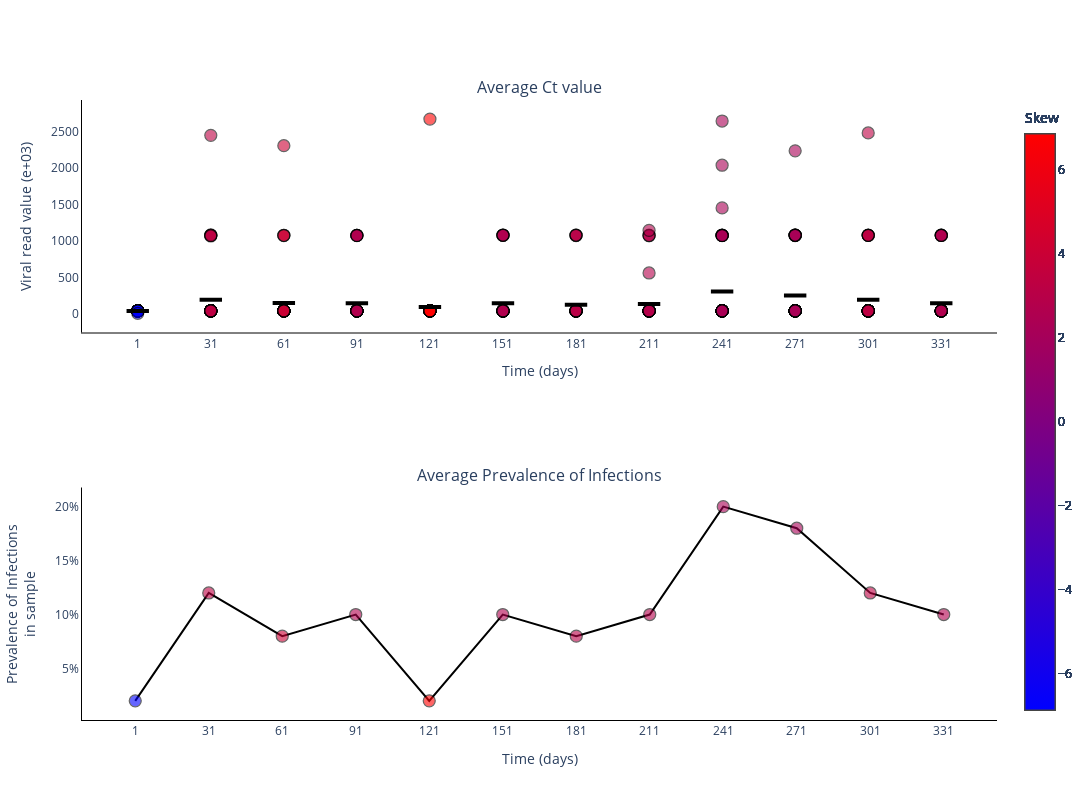

This figure's notebook cell:
### Markdown cell above
### Plot Ct values for different experiments

### Code cell
fig = go.Figure()
fig = make_subplots(rows=2, cols=1, subplot_titles=('Average Ct value', 'Average Prevalence of Infections'))

skews = skew(vr_values[0, :, :], axis=1)
print(skews)

for _ in range(sample_size):
    fig.add_trace(
        go.Scatter(
            y=vr_values[0, :, _].tolist(),
            x=sample_points,
            mode='markers',
            name='Average Ct value',
            marker_line=dict(width=1.25, color='black'),
            marker_color=skews,
            marker_colorscale='BlueRed',
            marker_colorbar_title=dict(
                text='Skew',
                side='top'),
            marker_size=12,
            marker_opacity=0.6,
            marker_showscale=True,
            showlegend=False,
        ),
        row=1,
        col=1
    )

fig.add_trace(
    go.Scatter(
        y=np.mean(vr_values[0, :, :], axis=1).tolist(),
        x=sample_points,
        mode='markers',
        name='Median Ct value',
        marker_color='black',
        marker_line=dict(width=4, color='black'),
        marker_symbol='line-ew',
        marker_size=16,
        showlegend=False,
    ),
    row=1,
    col=1
)

fig.add_trace(
    go.Scatter(
        y=(infec[0, :]/sample_size).tolist(),
        x=sample_points,
        mode='lines+markers',
        connectgaps=True,
        name='Average Prevalence of Infections',
        marker_line=dict(width=1.25, color='black'),
        marker_color=skews,
        marker_colorscale='BlueRed',
        marker_colorbar_title=dict(
            text='Skew',
            side='top'),
        marker_opacity=0.6,
        marker_size=12,
        marker_showscale=True,
        line_color='black',
        showlegend=False,
    ),
    row=2,
    col=1
)

# Add axis labels
fig.update_layout(
    width=1100, 
    height=800,
    plot_bgcolor='white',
    xaxis=dict(
        linecolor='black',
        tickvals=sample_points.tolist(),
        title = 'Time (days)'
        ),
    yaxis=dict(
        linecolor='black',
        title = 'Viral read value (e+03)'),
    xaxis2=dict(
        linecolor='black',
        tickvals=sample_points.tolist(),
        title = 'Time (days)'
        ),
    yaxis2=dict(
        linecolor='black',
        tickformat = '.0%',
        title = 'Prevalence of Infections<br>in sample')
    #legend=dict(
    #    orientation="h",
    #    yanchor="bottom",
    #    y=1.02,
    #    xanchor="right",
    #    x=1
    #)
    )

fig.write_image('images/Viral_read_values-HPV.pdf')
fig.show()

### Figure 1 — Plotly figure (JSON) as saved in the notebook; plotly's stock layout.template omitted (floating-point values rounded to 4 significant figures)
{"data": [{"marker": {"color": [-6.857, 3.302, 4.046, 2.667, 6.857, 2.667, 3.096, 2.87, 2.264, 2.253, 3.334, 2.667], "colorbar": {"title": {"side": "top", "text": "Skew"}}, "colorscale": [[0, "rgb(0,0,255)"], [1, "rgb(255,0,0)"]], "line": {"color": "black", "width": 1.25}, "opacity": 0.6, "showscale": true, "size": 12}, "mode": "markers", "name": "Average Ct value", "showlegend": false, "type": "scatter", "x": [1, 31, 61, 91, 121, 151, 181, 211, 241, 271, 301, 331], "xaxis": "x", "y": [40, 40, 40, 40, 40, 40, 40, 40, 40, 40, 40, 40], "yaxis": "y"}, {"marker": {"color": [-6.857, 3.302, 4.046, 2.667, 6.857, 2.667, 3.096, 2.87, 2.264, 2.253, 3.334, 2.667], "colorbar": {"title": {"side": "top", "text": "Skew"}}, "colorscale": [[0, "rgb(0,0,255)"], [1, "rgb(255,0,0)"]], "line": {"color": "black", "width": 1.25}, "opacity": 0.6, "showscale": true, "size": 12}, "mode": "markers", "name": "Average Ct value", "showlegend": false, "type": "scatter", "x": [1, 31, 61, 91, 121, 151, 181, 211, 241, 271, 301, 331], "xaxis": "x", "y": [40, 40, 40, 40, 40, 40, 40, 40, 40, 40, 40, 40], "yaxis": "y"}, {"marker": {"color": [-6.857, 3.302, 4.046, 2.667, 6.857, 2.667, 3.096, 2.87, 2.264, 2.253, 3.334, 2.667], "colorbar": {"title": {"side": "top", "text": "Skew"}}, "colorscale": [[0, "rgb(0,0,255)"], [1, "rgb(255,0,0)"]], "line": {"color": "black", "width": 1.25}, "opacity": 0.6, "showscale": true, "size": 12}, "mode": "markers", "name": "Average Ct value", "showlegend": false, "type": "scatter", "x": [1, 31, 61, 91, 121, 151, 181, 211, 241, 271, 301, 331], "xaxis": "x", "y": [40, 40, 40, 40, 40, 40, 40, 40, 40, 40, 40, 40], "yaxis": "y"}, {"marker": {"color": [-6.857, 3.302, 4.046, 2.667, 6.857, 2.667, 3.096, 2.87, 2.264, 2.253, 3.334, 2.667], "colorbar": {"title": {"side": "top", "text": "Skew"}}, "colorscale": [[0, "rgb(0,0,255)"], [1, "rgb(255,0,0)"]], "line": {"color": "black", "width": 1.25}, "opacity": 0.6, "showscale": true, "size": 12}, "mode": "markers", "name": "Average Ct value", "showlegend": false, "type": "scatter", "x": [1, 31, 61, 91, 121, 151, 181, 211, 241, 271, 301, 331], "xaxis": "x", "y": [40, 40, 40, 40, 40, 40, 40, 40, 40, 40, 40, 40], "yaxis": "y"}, {"marker": {"color": [-6.857, 3.302, 4.046, 2.667, 6.857, 2.667, 3.096, 2.87, 2.264, 2.253, 3.334, 2.667], "colorbar": {"title": {"side": "top", "text": "Skew"}}, "colorscale": [[0, "rgb(0,0,255)"], [1, "rgb(255,0,0)"]], "line": {"color": "black", "width": 1.25}, "opacity": 0.6, "showscale": true, "size": 12}, "mode": "markers", "name": "Average Ct value", "showlegend": false, "type": "scatter", "x": [1, 31, 61, 91, 121, 151, 181, 211, 241, 271, 301, 331], "xaxis": "x", "y": [40, 40, 40, 40, 40, 40, 40, 40, 40, 40, 40, 40], "yaxis": "y"}, {"marker": {"color": [-6.857, 3.302, 4.046, 2.667, 6.857, 2.667, 3.096, 2.87, 2.264, 2.253, 3.334, 2.667], "colorbar": {"title": {"side": "top", "text": "Skew"}}, "colorscale": [[0, "rgb(0,0,255)"], [1, "rgb(255,0,0)"]], "line": {"color": "black", "width": 1.25}, "opacity": 0.6, "showscale": true, "size": 12}, "mode": "markers", "name": "Average Ct value", "showlegend": false, "type": "scatter", "x": [1, 31, 61, 91, 121, 151, 181, 211, 241, 271, 301, 331], "xaxis": "x", "y": [40, 40, 40, 40, 40, 40, 40, 40, 40, 40, 40, 40], "yaxis": "y"}, {"marker": {"color": [-6.857, 3.302, 4.046, 2.667, 6.857, 2.667, 3.096, 2.87, 2.264, 2.253, 3.334, 2.667], "colorbar": {"title": {"side": "top", "text": "Skew"}}, "colorscale": [[0, "rgb(0,0,255)"], [1, "rgb(255,0,0)"]], "line": {"color": "black", "width": 1.25}, "opacity": 0.6, "showscale": true, "size": 12}, "mode": "markers", "name": "Average Ct value", "showlegend": false, "type": "scatter", "x": [1, 31, 61, 91, 121, 151, 181, 211, 241, 271, 301, 331], "xaxis": "x", "y": [40, 40, 40, 40, 40, 40, 40, 40, 40, 40, 40, 40], "yaxis": "y"}, {"marker": {"color": [-6.857, 3.302, 4.046, 2.667, 6.857, 2.667, 3.096, 2.87, 2.264, 2.253, 3.334, 2.667], "colorbar": {"title": {"side": "top", "text": "Skew"}}, "colorscale": [[0, "rgb(0,0,255)"], [1, "rgb(255,0,0)"]], "line": {"color": "black", "width": 1.25}, "opacity": 0.6, "showscale": true, "size": 12}, "mode": "markers", "name": "Average Ct value", "showlegend": false, "type": "scatter", "x": [1, 31, 61, 91, 121, 151, 181, 211, 241, 271, 301, 331], "xaxis": "x", "y": [40, 40, 40, 40, 40, 40, 40, 40, 40, 40, 40, 40], "yaxis": "y"}, {"marker": {"color": [-6.857, 3.302, 4.046, 2.667, 6.857, 2.667, 3.096, 2.87, 2.264, 2.253, 3.334, 2.667], "colorbar": {"title": {"side": "top", "text": "Skew"}}, "colorscale": [[0, "rgb(0,0,255)"], [1, "rgb(255,0,0)"]], "line": {"color": "black", "width": 1.25}, "opacity": 0.6, "showscale": true, "size": 12}, "mode": "markers", "name": "Average Ct value", "showlegend": false, "type": "scatter", "x": [1, 31, 61, 91, 121, 151, 181, 211, 241, 271, 301, 331], "xaxis": "x", "y": [40, 40, 40, 40, 40, 40, 40, 40, 40, 40, 40, 40], "yaxis": "y"}, {"marker": {"color": [-6.857, 3.302, 4.046, 2.667, 6.857, 2.667, 3.096, 2.87, 2.264, 2.253, 3.334, 2.667], "colorbar": {"title": {"side": "top", "text": "Skew"}}, "colorscale": [[0, "rgb(0,0,255)"], [1, "rgb(255,0,0)"]], "line": {"color": "black", "width": 1.25}, "opacity": 0.6, "showscale": true, "size": 12}, "mode": "markers", "name": "Average Ct value", "showlegend": false, "type": "scatter", "x": [1, 31, 61, 91, 121, 151, 181, 211, 241, 271, 301, 331], "xaxis": "x", "y": [40, 40, 40, 40, 40, 40, 40, 40, 40, 40, 40, 40], "yaxis": "y"}, {"marker": {"color": [-6.857, 3.302, 4.046, 2.667, 6.857, 2.667, 3.096, 2.87, 2.264, 2.253, 3.334, 2.667], "colorbar": {"title": {"side": "top", "text": "Skew"}}, "colorscale": [[0, "rgb(0,0,255)"], [1, "rgb(255,0,0)"]], "line": {"color": "black", "width": 1.25}, "opacity": 0.6, "showscale": true, "size": 12}, "mode": "markers", "name": "Average Ct value", "showlegend": false, "type": "scatter", "x": [1, 31, 61, 91, 121, 151, 181, 211, 241, 271, 301, 331], "xaxis": "x", "y": [40, 40, 40, 40, 40, 40, 40, 40, 40, 40, 40, 40], "yaxis": "y"}, {"marker": {"color": [-6.857, 3.302, 4.046, 2.667, 6.857, 2.667, 3.096, 2.87, 2.264, 2.253, 3.334, 2.667], "colorbar": {"title": {"side": "top", "text": "Skew"}}, "colorscale": [[0, "rgb(0,0,255)"], [1, "rgb(255,0,0)"]], "line": {"color": "black", "width": 1.25}, "opacity": 0.6, "showscale": true, "size": 12}, "mode": "markers", "name": "Average Ct value", "showlegend": false, "type": "scatter", "x": [1, 31, 61, 91, 121, 151, 181, 211, 241, 271, 301, 331], "xaxis": "x", "y": [40, 40, 40, 40, 40, 40, 40, 40, 40, 40, 40, 40], "yaxis": "y"}, {"marker": {"color": [-6.857, 3.302, 4.046, 2.667, 6.857, 2.667, 3.096, 2.87, 2.264, 2.253, 3.334, 2.667], "colorbar": {"title": {"side": "top", "text": "Skew"}}, "colorscale": [[0, "rgb(0,0,255)"], [1, "rgb(255,0,0)"]], "line": {"color": "black", "width": 1.25}, "opacity": 0.6, "showscale": true, "size": 12}, "mode": "markers", "name": "Average Ct value", "showlegend": false, "type": "scatter", "x": [1, 31, 61, 91, 121, 151, 181, 211, 241, 271, 301, 331], "xaxis": "x", "y": [40, 40, 40, 40, 40, 40, 40, 40, 40, 40, 40, 40], "yaxis": "y"}, {"marker": {"color": [-6.857, 3.302, 4.046, 2.667, 6.857, 2.667, 3.096, 2.87, 2.264, 2.253, 3.334, 2.667], "colorbar": {"title": {"side": "top", "text": "Skew"}}, "colorscale": [[0, "rgb(0,0,255)"], [1, "rgb(255,0,0)"]], "line": {"color": "black", "width": 1.25}, "opacity": 0.6, "showscale": true, "size": 12}, "mode": "markers", "name": "Average Ct value", "showlegend": false, "type": "scatter", "x": [1, 31, 61, 91, 121, 151, 181, 211, 241, 271, 301, 331], "xaxis": "x", "y": [40, 40, 40, 40, 40, 40, 40, 40, 40, 40, 40, 40], "yaxis": "y"}, {"marker": {"color": [-6.857, 3.302, 4.046, 2.667, 6.857, 2.667, 3.096, 2.87, 2.264, 2.253, 3.334, 2.667], "colorbar": {"title": {"side": "top", "text": "Skew"}}, "colorscale": [[0, "rgb(0,0,255)"], [1, "rgb(255,0,0)"]], "line": {"color": "black", "width": 1.25}, "opacity": 0.6, "showscale": true, "size": 12}, "mode": "markers", "name": "Average Ct value", "showlegend": false, "type": "scatter", "x": [1, 31, 61, 91, 121, 151, 181, 211, 241, 271, 301, 331], "xaxis": "x", "y": [40, 40, 40, 40, 40, 40, 40, 40, 40, 40, 40, 40], "yaxis": "y"}, {"marker": {"color": [-6.857, 3.302, 4.046, 2.667, 6.857, 2.667, 3.096, 2.87, 2.264, 2.253, 3.334, 2.667], "colorbar": {"title": {"side": "top", "text": "Skew"}}, "colorscale": [[0, "rgb(0,0,255)"], [1, "rgb(255,0,0)"]], "line": {"color": "black", "width": 1.25}, "opacity": 0.6, "showscale": true, "size": 12}, "mode": "markers", "name": "Average Ct value", "showlegend": false, "type": "scatter", "x": [1, 31, 61, 91, 121, 151, 181, 211, 241, 271, 301, 331], "xaxis": "x", "y": [40, 40, 40, 40, 40, 40, 40, 40, 40, 40, 40, 40], "yaxis": "y"}, {"marker": {"color": [-6.857, 3.302, 4.046, 2.667, 6.857, 2.667, 3.096, 2.87, 2.264, 2.253, 3.334, 2.667], "colorbar": {"title": {"side": "top", "text": "Skew"}}, "colorscale": [[0, "rgb(0,0,255)"], [1, "rgb(255,0,0)"]], "line": {"color": "black", "width": 1.25}, "opacity": 0.6, "showscale": true, "size": 12}, "mode": "markers", "name": "Average Ct value", "showlegend": false, "type": "scatter", "x": [1, 31, 61, 91, 121, 151, 181, 211, 241, 271, 301, 331], "xaxis": "x", "y": [40, 40, 40, 40, 40, 40, 40, 40, 40, 40, 40, 40], "yaxis": "y"}, {"marker": {"color": [-6.857, 3.302, 4.046, 2.667, 6.857, 2.667, 3.096, 2.87, 2.264, 2.253, 3.334, 2.667], "colorbar": {"title": {"side": "top", "text": "Skew"}}, "colorscale": [[0, "rgb(0,0,255)"], [1, "rgb(255,0,0)"]], "line": {"color": "black", "width": 1.25}, "opacity": 0.6, "showscale": true, "size": 12}, "mode": "markers", "name": "Average Ct value", "showlegend": false, "type": "scatter", "x": [1, 31, 61, 91, 121, 151, 181, 211, 241, 271, 301, 331], "xaxis": "x", "y": [40, 40, 40, 40, 40, 40, 40, 40, 40, 40, 40, 40], "yaxis": "y"}, {"marker": {"color": [-6.857, 3.302, 4.046, 2.667, 6.857, 2.667, 3.096, 2.87, 2.264, 2.253, 3.334, 2.667], "colorbar": {"title": {"side": "top", "text": "Skew"}}, "colorscale": [[0, "rgb(0,0,255)"], [1, "rgb(255,0,0)"]], "line": {"color": "black", "width": 1.25}, "opacity": 0.6, "showscale": true, "size": 12}, "mode": "markers", "name": "Average Ct value", "showlegend": false, "type": "scatter", "x": [1, 31, 61, 91, 121, 151, 181, 211, 241, 271, 301, 331], "xaxis": "x", "y": [40, 40, 40, 40, 40, 40, 40, 40, 40, 40, 40, 40], "yaxis": "y"}, {"marker": {"color": [-6.857, 3.302, 4.046, 2.667, 6.857, 2.667, 3.096, 2.87, 2.264, 2.253, 3.334, 2.667], "colorbar": {"title": {"side": "top", "text": "Skew"}}, "colorscale": [[0, "rgb(0,0,255)"], [1, "rgb(255,0,0)"]], "line": {"color": "black", "width": 1.25}, "opacity": 0.6, "showscale": true, "size": 12}, "mode": "markers", "name": "Average Ct value", "showlegend": false, "type": "scatter", "x": [1, 31, 61, 91, 121, 151, 181, 211, 241, 271, 301, 331], "xaxis": "x", "y": [40, 40, 40, 40, 40, 40, 40, 40, 40, 40, 40, 40], "yaxis": "y"}, {"marker": {"color": [-6.857, 3.302, 4.046, 2.667, 6.857, 2.667, 3.096, 2.87, 2.264, 2.253, 3.334, 2.667], "colorbar": {"title": {"side": "top", "text": "Skew"}}, "colorscale": [[0, "rgb(0,0,255)"], [1, "rgb(255,0,0)"]], "line": {"color": "black", "width": 1.25}, "opacity": 0.6, "showscale": true, "size": 12}, "mode": "markers", "name": "Average Ct value", "showlegend": false, "type": "scatter", "x": [1, 31, 61, 91, 121, 151, 181, 211, 241, 271, 301, 331], "xaxis": "x", "y": [40, 40, 40, 40, 40, 40, 40, 40, 40, 40, 40, 40], "yaxis": "y"}, {"marker": {"color": [-6.857, 3.302, 4.046, 2.667, 6.857, 2.667, 3.096, 2.87, 2.264, 2.253, 3.334, 2.667], "colorbar": {"title": {"side": "top", "text": "Skew"}}, "colorscale": [[0, "rgb(0,0,255)"], [1, "rgb(255,0,0)"]], "line": {"color": "black", "width": 1.25}, "opacity": 0.6, "showscale": true, "size": 12}, "mode": "markers", "name": "Average Ct value", "showlegend": false, "type": "scatter", "x": [1, 31, 61, 91, 121, 151, 181, 211, 241, 271, 301, 331], "xaxis": "x", "y": [40, 40, 40, 40, 40, 40, 40, 40, 40, 40, 40, 40], "yaxis": "y"}, {"marker": {"color": [-6.857, 3.302, 4.046, 2.667, 6.857, 2.667, 3.096, 2.87, 2.264, 2.253, 3.334, 2.667], "colorbar": {"title": {"side": "top", "text": "Skew"}}, "colorscale": [[0, "rgb(0,0,255)"], [1, "rgb(255,0,0)"]], "line": {"color": "black", "width": 1.25}, "opacity": 0.6, "showscale": true, "size": 12}, "mode": "markers", "name": "Average Ct value", "showlegend": false, "type": "scatter", "x": [1, 31, 61, 91, 121, 151, 181, 211, 241, 271, 301, 331], "xaxis": "x", "y": [40, 40, 40, 40, 40, 40, 40, 40, 40, 40, 40, 40], "yaxis": "y"}, {"marker": {"color": [-6.857, 3.302, 4.046, 2.667, 6.857, 2.667, 3.096, 2.87, 2.264, 2.253, 3.334, 2.667], "colorbar": {"title": {"side": "top", "text": "Skew"}}, "colorscale": [[0, "rgb(0,0,255)"], [1, "rgb(255,0,0)"]], "line": {"color": "black", "width": 1.25}, "opacity": 0.6, "showscale": true, "size": 12}, "mode": "markers", "name": "Average Ct value", "showlegend": false, "type": "scatter", "x": [1, 31, 61, 91, 121, 151, 181, 211, 241, 271, 301, 331], "xaxis": "x", "y": [40, 40, 40, 40, 40, 40, 40, 40, 40, 40, 40, 40], "yaxis": "y"}, {"marker": {"color": [-6.857, 3.302, 4.046, 2.667, 6.857, 2.667, 3.096, 2.87, 2.264, 2.253, 3.334, 2.667], "colorbar": {"title": {"side": "top", "text": "Skew"}}, "colorscale": [[0, "rgb(0,0,255)"], [1, "rgb(255,0,0)"]], "line": {"color": "black", "width": 1.25}, "opacity": 0.6, "showscale": true, "size": 12}, "mode": "markers", "name": "Average Ct value", "showlegend": false, "type": "scatter", "x": [1, 31, 61, 91, 121, 151, 181, 211, 241, 271, 301, 331], "xaxis": "x", "y": [40, 40, 40, 40, 40, 40, 40, 40, 40, 40, 40, 40], "yaxis": "y"}, {"marker": {"color": [-6.857, 3.302, 4.046, 2.667, 6.857, 2.667, 3.096, 2.87, 2.264, 2.253, 3.334, 2.667], "colorbar": {"title": {"side": "top", "text": "Skew"}}, "colorscale": [[0, "rgb(0,0,255)"], [1, "rgb(255,0,0)"]], "line": {"color": "black", "width": 1.25}, "opacity": 0.6, "showscale": true, "size": 12}, "mode": "markers", "name": "Average Ct value", "showlegend": false, "type": "scatter", "x": [1, 31, 61, 91, 121, 151, 181, 211, 241, 271, 301, 331], "xaxis": "x", "y": [40, 40, 40, 40, 40, 40, 40, 40, 40, 40, 40, 40], "yaxis": "y"}, {"marker": {"color": [-6.857, 3.302, 4.046, 2.667, 6.857, 2.667, 3.096, 2.87, 2.264, 2.253, 3.334, 2.667], "colorbar": {"title": {"side": "top", "text": "Skew"}}, "colorscale": [[0, "rgb(0,0,255)"], [1, "rgb(255,0,0)"]], "line": {"color": "black", "width": 1.25}, "opacity": 0.6, "showscale": true, "size": 12}, "mode": "markers", "name": "Average Ct value", "showlegend": false, "type": "scatter", "x": [1, 31, 61, 91, 121, 151, 181, 211, 241, 271, 301, 331], "xaxis": "x", "y": [40, 40, 40, 40, 40, 40, 40, 40, 40, 40, 40, 40], "yaxis": "y"}, {"marker": {"color": [-6.857, 3.302, 4.046, 2.667, 6.857, 2.667, 3.096, 2.87, 2.264, 2.253, 3.334, 2.667], "colorbar": {"title": {"side": "top", "text": "Skew"}}, "colorscale": [[0, "rgb(0,0,255)"], [1, "rgb(255,0,0)"]], "line": {"color": "black", "width": 1.25}, "opacity": 0.6, "showscale": true, "size": 12}, "mode": "markers", "name": "Average Ct value", "showlegend": false, "type": "scatter", "x": [1, 31, 61, 91, 121, 151, 181, 211, 241, 271, 301, 331], "xaxis": "x", "y": [40, 40, 40, 40, 40, 40, 40, 40, 40, 40, 40, 40], "yaxis": "y"}, {"marker": {"color": [-6.857, 3.302, 4.046, 2.667, 6.857, 2.667, 3.096, 2.87, 2.264, 2.253, 3.334, 2.667], "colorbar": {"title": {"side": "top", "text": "Skew"}}, "colorscale": [[0, "rgb(0,0,255)"], [1, "rgb(255,0,0)"]], "line": {"color": "black", "width": 1.25}, "opacity": 0.6, "showscale": true, "size": 12}, "mode": "markers", "name": "Average Ct value", "showlegend": false, "type": "scatter", "x": [1, 31, 61, 91, 121, 151, 181, 211, 241, 271, 301, 331], "xaxis": "x", "y": [40, 40, 40, 40, 40, 40, 40, 40, 40, 40, 40, 40], "yaxis": "y"}, {"marker": {"color": [-6.857, 3.302, 4.046, 2.667, 6.857, 2.667, 3.096, 2.87, 2.264, 2.253, 3.334, 2.667], "colorbar": {"title": {"side": "top", "text": "Skew"}}, "colorscale": [[0, "rgb(0,0,255)"], [1, "rgb(255,0,0)"]], "line": {"color": "black", "width": 1.25}, "opacity": 0.6, "showscale": true, "size": 12}, "mode": "markers", "name": "Average Ct value", "showlegend": false, "type": "scatter", "x": [1, 31, 61, 91, 121, 151, 181, 211, 241, 271, 301, 331], "xaxis": "x", "y": [40, 40, 40, 40, 40, 40, 40, 40, 40, 40, 40, 40], "yaxis": "y"}, {"marker": {"color": [-6.857, 3.302, 4.046, 2.667, 6.857, 2.667, 3.096, 2.87, 2.264, 2.253, 3.334, 2.667], "colorbar": {"title": {"side": "top", "text": "Skew"}}, "colorscale": [[0, "rgb(0,0,255)"], [1, "rgb(255,0,0)"]], "line": {"color": "black", "width": 1.25}, "opacity": 0.6, "showscale": true, "size": 12}, "mode": "markers", "name": "Average Ct value", "showlegend": false, "type": "scatter", "x": [1, 31, 61, 91, 121, 151, 181, 211, 241, 271, 301, 331], "xaxis": "x", "y": [40, 40, 40, 40, 40, 40, 40, 40, 40, 40, 40, 40], "yaxis": "y"}, {"marker": {"color": [-6.857, 3.302, 4.046, 2.667, 6.857, 2.667, 3.096, 2.87, 2.264, 2.253, 3.334, 2.667], "colorbar": {"title": {"side": "top", "text": "Skew"}}, "colorscale": [[0, "rgb(0,0,255)"], [1, "rgb(255,0,0)"]], "line": {"color": "black", "width": 1.25}, "opacity": 0.6, "showscale": true, "size": 12}, "mode": "markers", "name": "Average Ct value", "showlegend": false, "type": "scatter", "x": [1, 31, 61, 91, 121, 151, 181, 211, 241, 271, 301, 331], "xaxis": "x", "y": [40, 40, 40, 40, 40, 40, 40, 40, 40, 40, 40, 40], "yaxis": "y"}, {"marker": {"color": [-6.857, 3.302, 4.046, 2.667, 6.857, 2.667, 3.096, 2.87, 2.264, 2.253, 3.334, 2.667], "colorbar": {"title": {"side": "top", "text": "Skew"}}, "colorscale": [[0, "rgb(0,0,255)"], [1, "rgb(255,0,0)"]], "line": {"color": "black", "width": 1.25}, "opacity": 0.6, "showscale": true, "size": 12}, "mode": "markers", "name": "Average Ct value", "showlegend": false, "type": "scatter", "x": [1, 31, 61, 91, 121, 151, 181, 211, 241, 271, 301, 331], "xaxis": "x", "y": [40, 40, 40, 40, 40, 40, 40, 40, 40, 40, 40, 40], "yaxis": "y"}, {"marker": {"color": [-6.857, 3.302, 4.046, 2.667, 6.857, 2.667, 3.096, 2.87, 2.264, 2.253, 3.334, 2.667], "colorbar": {"title": {"side": "top", "text": "Skew"}}, "colorscale": [[0, "rgb(0,0,255)"], [1, "rgb(255,0,0)"]], "line": {"color": "black", "width": 1.25}, "opacity": 0.6, "showscale": true, "size": 12}, "mode": "markers", "name": "Average Ct value", "showlegend": false, "type": "scatter", "x": [1, 31, 61, 91, 121, 151, 181, 211, 241, 271, 301, 331], "xaxis": "x", "y": [40, 40, 40, 40, 40, 40, 40, 40, 40, 40, 40, 40], "yaxis": "y"}, {"marker": {"color": [-6.857, 3.302, 4.046, 2.667, 6.857, 2.667, 3.096, 2.87, 2.264, 2.253, 3.334, 2.667], "colorbar": {"title": {"side": "top", "text": "Skew"}}, "colorscale": [[0, "rgb(0,0,255)"], [1, "rgb(255,0,0)"]], "line": {"color": "black", "width": 1.25}, "opacity": 0.6, "showscale": true, "size": 12}, "mode": "markers", "name": "Average Ct value", "showlegend": false, "type": "scatter", "x": [1, 31, 61, 91, 121, 151, 181, 211, 241, 271, 301, 331], "xaxis": "x", "y": [40, 40, 40, 40, 40, 40, 40, 40, 40, 40, 40, 40], "yaxis": "y"}, {"marker": {"color": [-6.857, 3.302, 4.046, 2.667, 6.857, 2.667, 3.096, 2.87, 2.264, 2.253, 3.334, 2.667], "colorbar": {"title": {"side": "top", "text": "Skew"}}, "colorscale": [[0, "rgb(0,0,255)"], [1, "rgb(255,0,0)"]], "line": {"color": "black", "width": 1.25}, "opacity": 0.6, "showscale": true, "size": 12}, "mode": "markers", "name": "Average Ct value", "showlegend": false, "type": "scatter", "x": [1, 31, 61, 91, 121, 151, 181, 211, 241, 271, 301, 331], "xaxis": "x", "y": [40, 40, 40, 40, 40, 40, 40, 40, 40, 40, 40, 40], "yaxis": "y"}, {"marker": {"color": [-6.857, 3.302, 4.046, 2.667, 6.857, 2.667, 3.096, 2.87, 2.264, 2.253, 3.334, 2.667], "colorbar": {"title": {"side": "top", "text": "Skew"}}, "colorscale": [[0, "rgb(0,0,255)"], [1, "rgb(255,0,0)"]], "line": {"color": "black", "width": 1.25}, "opacity": 0.6, "showscale": true, "size": 12}, "mode": "markers", "name": "Average Ct value", "showlegend": false, "type": "scatter", "x": [1, 31, 61, 91, 121, 151, 181, 211, 241, 271, 301, 331], "xaxis": "x", "y": [40, 40, 40, 40, 40, 40, 40, 40, 40, 40, 40, 40], "yaxis": "y"}, {"marker": {"color": [-6.857, 3.302, 4.046, 2.667, 6.857, 2.667, 3.096, 2.87, 2.264, 2.253, 3.334, 2.667], "colorbar": {"title": {"side": "top", "text": "Skew"}}, "colorscale": [[0, "rgb(0,0,255)"], [1, "rgb(255,0,0)"]], "line": {"color": "black", "width": 1.25}, "opacity": 0.6, "showscale": true, "size": 12}, "mode": "markers", "name": "Average Ct value", "showlegend": false, "type": "scatter", "x": [1, 31, 61, 91, 121, 151, 181, 211, 241, 271, 301, 331], "xaxis": "x", "y": [40, 40, 40, 40, 40, 40, 40, 40, 40, 40, 40, 40], "yaxis": "y"}, {"marker": {"color": [-6.857, 3.302, 4.046, 2.667, 6.857, 2.667, 3.096, 2.87, 2.264, 2.253, 3.334, 2.667], "colorbar": {"title": {"side": "top", "text": "Skew"}}, "colorscale": [[0, "rgb(0,0,255)"], [1, "rgb(255,0,0)"]], "line": {"color": "black", "width": 1.25}, "opacity": 0.6, "showscale": true, "size": 12}, "mode": "markers", "name": "Average Ct value", "showlegend": false, "type": "scatter", "x": [1, 31, 61, 91, 121, 151, 181, 211, 241, 271, 301, 331], "xaxis": "x", "y": [40, 40, 40, 40, 40, 40, 40, 40, 40, 40, 40, 40], "yaxis": "y"}, {"marker": {"color": [-6.857, 3.302, 4.046, 2.667, 6.857, 2.667, 3.096, 2.87, 2.264, 2.253, 3.334, 2.667], "colorbar": {"title": {"side": "top", "text": "Skew"}}, "colorscale": [[0, "rgb(0,0,255)"], [1, "rgb(255,0,0)"]], "line": {"color": "black", "width": 1.25}, "opacity": 0.6, "showscale": true, "size": 12}, "mode": "markers", "name": "Average Ct value", "showlegend": false, "type": "scatter", "x": [1, 31, 61, 91, 121, 151, 181, 211, 241, 271, 301, 331], "xaxis": "x", "y": [40, 40, 40, 40, 40, 40, 40, 40, 40, 40, 40, 40], "yaxis": "y"}, {"marker": {"color": [-6.857, 3.302, 4.046, 2.667, 6.857, 2.667, 3.096, 2.87, 2.264, 2.253, 3.334, 2.667], "colorbar": {"title": {"side": "top", "text": "Skew"}}, "colorscale": [[0, "rgb(0,0,255)"], [1, "rgb(255,0,0)"]], "line": {"color": "black", "width": 1.25}, "opacity": 0.6, "showscale": true, "size": 12}, "mode": "markers", "name": "Average Ct value", "showlegend": false, "type": "scatter", "x": [1, 31, 61, 91, 121, 151, 181, 211, 241, 271, 301, 331], "xaxis": "x", "y": [40, 40, 40, 40, 40, 40, 40, 40, 1076.0, 40, 40, 40], "yaxis": "y"}, {"marker": {"color": [-6.857, 3.302, 4.046, 2.667, 6.857, 2.667, 3.096, 2.87, 2.264, 2.253, 3.334, 2.667], "colorbar": {"title": {"side": "top", "text": "Skew"}}, "colorscale": [[0, "rgb(0,0,255)"], [1, "rgb(255,0,0)"]], "line": {"color": "black", "width": 1.25}, "opacity": 0.6, "showscale": true, "size": 12}, "mode": "markers", "name": "Average Ct value", "showlegend": false, "type": "scatter", "x": [1, 31, 61, 91, 121, 151, 181, 211, 241, 271, 301, 331], "xaxis": "x", "y": [40, 40, 40, 40, 40, 40, 40, 40, 1078.0, 1081.0, 40, 40], "yaxis": "y"}, {"marker": {"color": [-6.857, 3.302, 4.046, 2.667, 6.857, 2.667, 3.096, 2.87, 2.264, 2.253, 3.334, 2.667], "colorbar": {"title": {"side": "top", "text": "Skew"}}, "colorscale": [[0, "rgb(0,0,255)"], [1, "rgb(255,0,0)"]], "line": {"color": "black", "width": 1.25}, "opacity": 0.6, "showscale": true, "size": 12}, "mode": "markers", "name": "Average Ct value", "showlegend": false, "type": "scatter", "x": [1, 31, 61, 91, 121, 151, 181, 211, 241, 271, 301, 331], "xaxis": "x", "y": [40, 40, 40, 40, 40, 40, 40, 40, 1080.0, 1077.0, 40, 40], "yaxis": "y"}, {"marker": {"color": [-6.857, 3.302, 4.046, 2.667, 6.857, 2.667, 3.096, 2.87, 2.264, 2.253, 3.334, 2.667], "colorbar": {"title": {"side": "top", "text": "Skew"}}, "colorscale": [[0, "rgb(0,0,255)"], [1, "rgb(255,0,0)"]], "line": {"color": "black", "width": 1.25}, "opacity": 0.6, "showscale": true, "size": 12}, "mode": "markers", "name": "Average Ct value", "showlegend": false, "type": "scatter", "x": [1, 31, 61, 91, 121, 151, 181, 211, 241, 271, 301, 331], "xaxis": "x", "y": [40, 40, 40, 40, 40, 40, 40, 40, 1454.0, 1073.0, 40, 40], "yaxis": "y"}, {"marker": {"color": [-6.857, 3.302, 4.046, 2.667, 6.857, 2.667, 3.096, 2.87, 2.264, 2.253, 3.334, 2.667], "colorbar": {"title": {"side": "top", "text": "Skew"}}, "colorscale": [[0, "rgb(0,0,255)"], [1, "rgb(255,0,0)"]], "line": {"color": "black", "width": 1.25}, "opacity": 0.6, "showscale": true, "size": 12}, "mode": "markers", "name": "Average Ct value", "showlegend": false, "type": "scatter", "x": [1, 31, 61, 91, 121, 151, 181, 211, 241, 271, 301, 331], "xaxis": "x", "y": [40, 2451.0, 40, 40, 40, 40, 40, 40, 2648.0, 2238.0, 1077.0, 40], "yaxis": "y"}, {"marker": {"color": [-6.857, 3.302, 4.046, 2.667, 6.857, 2.667, 3.096, 2.87, 2.264, 2.253, 3.334, 2.667], "colorbar": {"title": {"side": "top", "text": "Skew"}}, "colorscale": [[0, "rgb(0,0,255)"], [1, "rgb(255,0,0)"]], "line": {"color": "black", "width": 1.25}, "opacity": 0.6, "showscale": true, "size": 12}, "mode": "markers", "name": "Average Ct value", "showlegend": false, "type": "scatter", "x": [1, 31, 61, 91, 121, 151, 181, 211, 241, 271, 301, 331], "xaxis": "x", "y": [40, 1078.0, 40, 1077.0, 40, 1078.0, 40, 1080.0, 2041.0, 1081.0, 1078.0, 1076.0], "yaxis": "y"}, {"marker": {"color": [-6.857, 3.302, 4.046, 2.667, 6.857, 2.667, 3.096, 2.87, 2.264, 2.253, 3.334, 2.667], "colorbar": {"title": {"side": "top", "text": "Skew"}}, "colorscale": [[0, "rgb(0,0,255)"], [1, "rgb(255,0,0)"]], "line": {"color": "black", "width": 1.25}, "opacity": 0.6, "showscale": true, "size": 12}, "mode": "markers", "name": "Average Ct value", "showlegend": false, "type": "scatter", "x": [1, 31, 61, 91, 121, 151, 181, 211, 241, 271, 301, 331], "xaxis": "x", "y": [40, 1076.0, 1078.0, 1077.0, 40, 1081.0, 1072.0, 560.4, 1078.0, 1080.0, 1080.0, 1079.0], "yaxis": "y"}, {"marker": {"color": [-6.857, 3.302, 4.046, 2.667, 6.857, 2.667, 3.096, 2.87, 2.264, 2.253, 3.334, 2.667], "colorbar": {"title": {"side": "top", "text": "Skew"}}, "colorscale": [[0, "rgb(0,0,255)"], [1, "rgb(255,0,0)"]], "line": {"color": "black", "width": 1.25}, "opacity": 0.6, "showscale": true, "size": 12}, "mode": "markers", "name": "Average Ct value", "showlegend": false, "type": "scatter", "x": [1, 31, 61, 91, 121, 151, 181, 211, 241, 271, 301, 331], "xaxis": "x", "y": [40, 1078.0, 2309.0, 1077.0, 40, 1077.0, 1079.0, 1075.0, 1075.0, 1078.0, 1077.0, 1079.0], "yaxis": "y"}, {"marker": {"color": [-6.857, 3.302, 4.046, 2.667, 6.857, 2.667, 3.096, 2.87, 2.264, 2.253, 3.334, 2.667], "colorbar": {"title": {"side": "top", "text": "Skew"}}, "colorscale": [[0, "rgb(0,0,255)"], [1, "rgb(255,0,0)"]], "line": {"color": "black", "width": 1.25}, "opacity": 0.6, "showscale": true, "size": 12}, "mode": "markers", "name": "Average Ct value", "showlegend": false, "type": "scatter", "x": [1, 31, 61, 91, 121, 151, 181, 211, 241, 271, 301, 331], "xaxis": "x", "y": [40, 1083.0, 1076.0, 1076.0, 40, 1078.0, 1080.0, 1072.0, 1077.0, 1081.0, 1077.0, 1077.0], "yaxis": "y"}, {"marker": {"color": [-6.857, 3.302, 4.046, 2.667, 6.857, 2.667, 3.096, 2.87, 2.264, 2.253, 3.334, 2.667], "colorbar": {"title": {"side": "top", "text": "Skew"}}, "colorscale": [[0, "rgb(0,0,255)"], [1, "rgb(255,0,0)"]], "line": {"color": "black", "width": 1.25}, "opacity": 0.6, "showscale": true, "size": 12}, "mode": "markers", "name": "Average Ct value", "showlegend": false, "type": "scatter", "x": [1, 31, 61, 91, 121, 151, 181, 211, 241, 271, 301, 331], "xaxis": "x", "y": [5.81, 1068.0, 1075.0, 1073.0, 2674.0, 1079.0, 1078.0, 1146.0, 1073.0, 1078.0, 2484.0, 1075.0], "yaxis": "y"}, {"marker": {"color": "black", "line": {"color": "black", "width": 4}, "size": 16, "symbol": "line-ew"}, "mode": "markers", "name": "Median Ct value", "showlegend": false, "type": "scatter", "x": [1, 31, 61, 91, 121, 151, 181, 211, 241, 271, 301, 331], "xaxis": "x", "y": [39.32, 191.9, 147.6, 143.6, 92.68, 143.9, 123.0, 134.7, 305.6, 250.1, 192.7, 143.7], "yaxis": "y"}, {"connectgaps": true, "line": {"color": "black"}, "marker": {"color": [-6.857, 3.302, 4.046, 2.667, 6.857, 2.667, 3.096, 2.87, 2.264, 2.253, 3.334, 2.667], "colorbar": {"title": {"side": "top", "text": "Skew"}}, "colorscale": [[0, "rgb(0,0,255)"], [1, "rgb(255,0,0)"]], "line": {"color": "black", "width": 1.25}, "opacity": 0.6, "showscale": true, "size": 12}, "mode": "lines+markers", "name": "Average Prevalence of Infections", "showlegend": false, "type": "scatter", "x": [1, 31, 61, 91, 121, 151, 181, 211, 241, 271, 301, 331], "xaxis": "x2", "y": [0.02, 0.12, 0.08, 0.1, 0.02, 0.1, 0.08, 0.1, 0.2, 0.18, 0.12, 0.1], "yaxis": "y2"}], "layout": {"annotations": [{"font": {"size": 16}, "showarrow": false, "text": "Average Ct value", "x": 0.5, "xanchor": "center", "xref": "paper", "y": 1, "yanchor": "bottom", "yref": "paper"}, {"font": {"size": 16}, "showarrow": false, "text": "Average Prevalence of Infections", "x": 0.5, "xanchor": "center", "xref": "paper", "y": 0.375, "yanchor": "bottom", "yref": "paper"}], "height": 800, "plot_bgcolor": "white", "width": 1100, "xaxis": {"anchor": "y", "domain": [0, 1], "linecolor": "black", "tickvals": [1, 31, 61, 91, 121, 151, 181, 211, 241, 271, 301, 331], "title": {"text": "Time (days)"}}, "xaxis2": {"anchor": "y2", "domain": [0, 1], "linecolor": "black", "tickvals": [1, 31, 61, 91, 121, 151, 181, 211, 241, 271, 301, 331], "title": {"text": "Time (days)"}}, "yaxis": {"anchor": "x", "domain": [0.625, 1], "linecolor": "black", "title": {"text": "Viral read value (e+03)"}}, "yaxis2": {"anchor": "x2", "domain": [0, 0.375], "linecolor": "black", "tickformat": ".0%", "title": {"text": "Prevalence of Infections<br>in sample"}}}}
